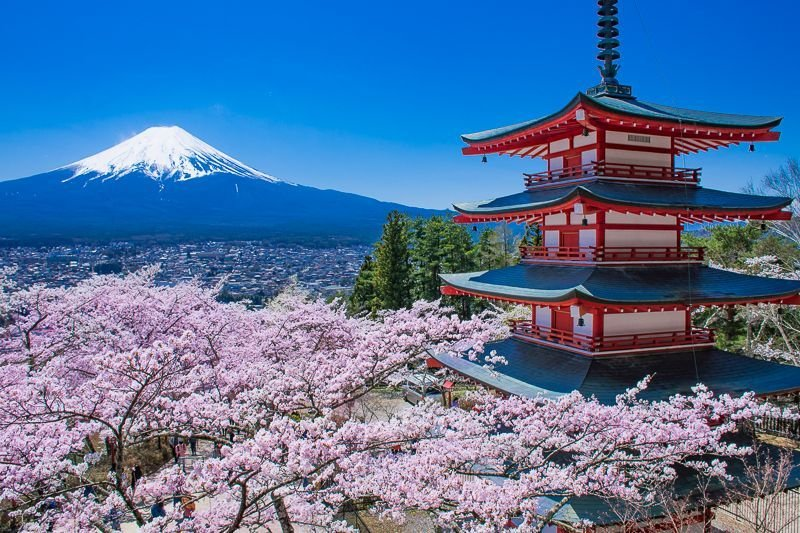
#> input picture images/fuji.jpg, 800 x 533 px
$ python learn07_spaces.py
#> lines starting #> are read from the running program, lines starting #| are printed output that depends on the picture
import cv2 as cv
import matplotlib.pyplot as plt

img = cv.imread("images/fuji.jpg")
#> img is the input picture: shape (533, 800, 3); mean B, G, R 156.9, 114.6, 83.4
img = cv.resize(img, (300, 300),interpolation=cv.INTER_CUBIC)
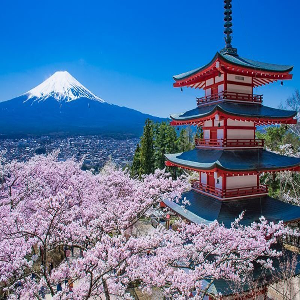
#> img: shape (300, 300, 3); mean B, G, R 156.9, 114.7, 83.4
cv.imshow("Fuji", img)


# !Cannot convert grayscale to HSV
# BGR to Grayscale
gray = cv.cvtColor(img, cv.COLOR_BGR2GRAY)
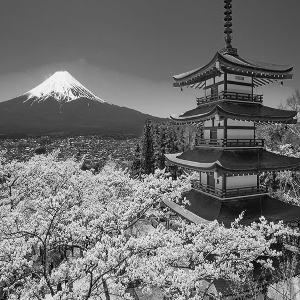
#> gray: shape (300, 300); min 0, max 255, mean 110.2
cv.imshow("Gray", gray)

# BGR to HSV
hsv = cv.cvtColor(img, cv.COLOR_BGR2HSV)
#> hsv: shape (300, 300, 3); mean H, S, V 112, 135.1, 164
cv.imshow("HSV", hsv)

# BGR to l*a*b
lab = cv.cvtColor(img, cv.COLOR_BGR2LAB)
#> lab: shape (300, 300, 3); mean of channels 0, 1, 2 124.1, 135.9, 104.9
cv.imshow("LAB", lab)

# BGR to RGB
rgb = cv.cvtColor(img, cv.COLOR_BGR2RGB)
cv.imshow("RGB", rgb)

plt.imshow(rgb)
plt.show()

# cv.waitKey(0)

$ run again, with images/model.jpg copied over images/fuji.jpg
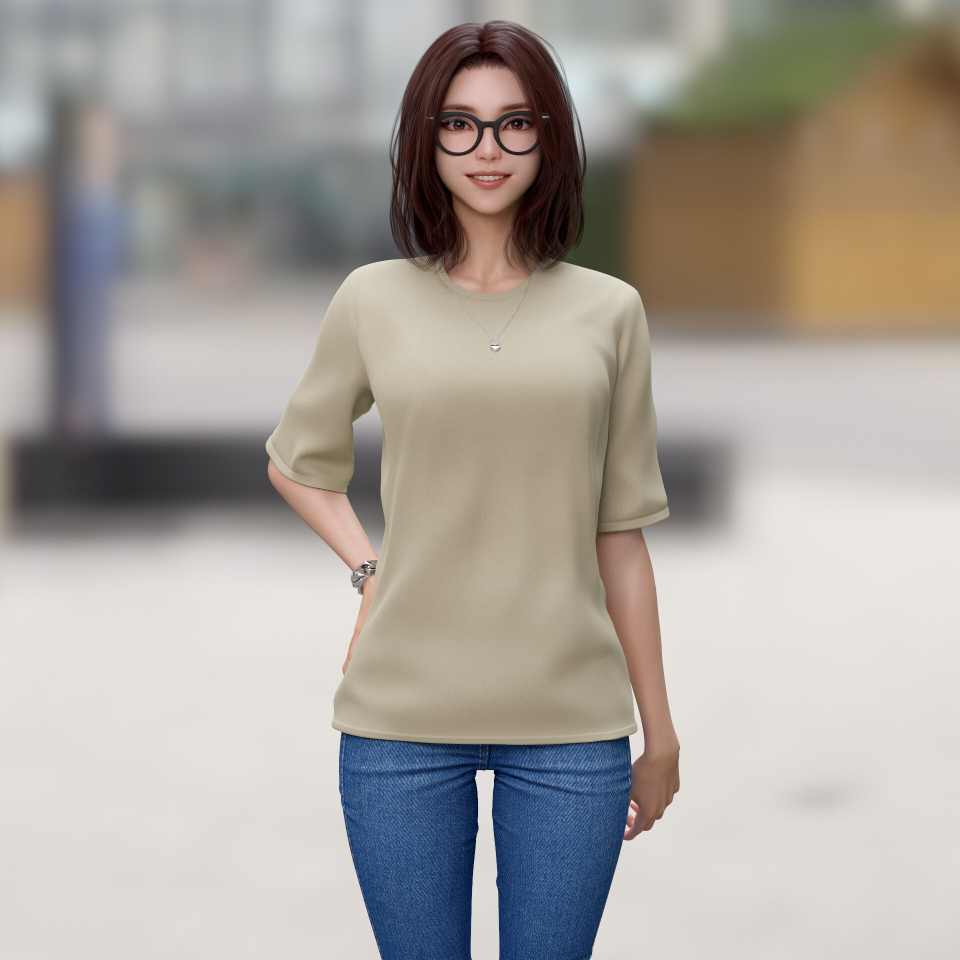
#> input picture images/model.jpg, 1920 x 1920 px (shown at 1/2 size)
#> img is the input picture: shape (1920, 1920, 3); mean B, G, R 156.1, 162.8, 168.6
#> `img = cv.resize(img, (300, 300),interpolation=cv.INTER_CUBIC)`:
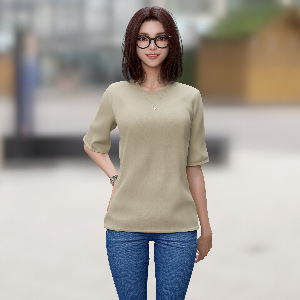
#> img: shape (300, 300, 3); mean B, G, R 156.1, 162.8, 168.6
#> `gray = cv.cvtColor(img, cv.COLOR_BGR2GRAY)`:
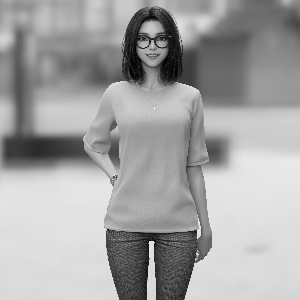
#> gray: shape (300, 300); min 0, max 254, mean 163.7
#> hsv: shape (300, 300, 3); mean H, S, V 36.7, 42.1, 173.9
#> lab: shape (300, 300, 3); mean of channels 0, 1, 2 170, 129.6, 132.4

$ run again, with images/parrot.jpg copied over images/fuji.jpg
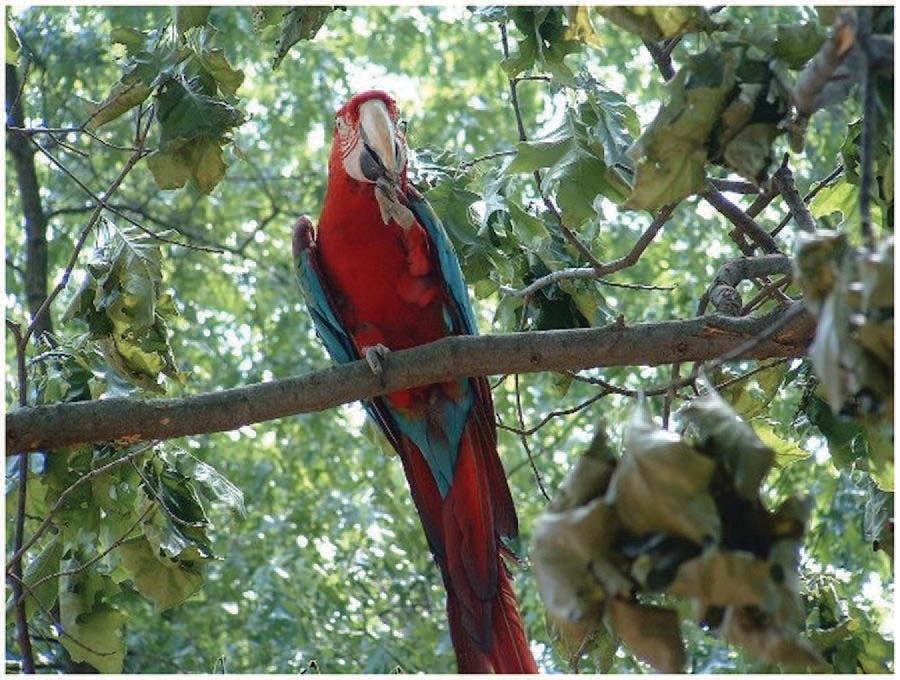
#> input picture images/parrot.jpg, 900 x 680 px
#> img is the input picture: shape (680, 900, 3); mean B, G, R 97.9, 120.9, 108.3
#> `img = cv.resize(img, (300, 300),interpolation=cv.INTER_CUBIC)`:
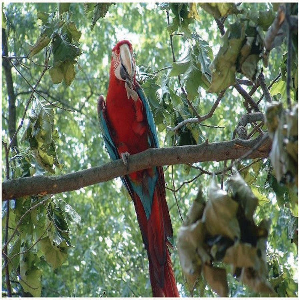
#> img: shape (300, 300, 3); mean B, G, R 98, 121, 108.4
#> `gray = cv.cvtColor(img, cv.COLOR_BGR2GRAY)`:
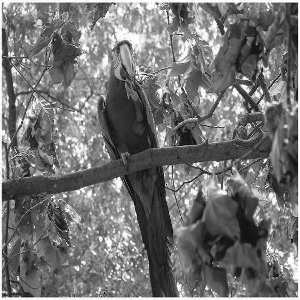
#> gray: shape (300, 300); min 1, max 255, mean 114.6
#> hsv: shape (300, 300, 3); mean H, S, V 59, 74.5, 125.8
#> lab: shape (300, 300, 3); mean of channels 0, 1, 2 124, 119.5, 139.5

$ run again, with images/best_president.jpeg copied over images/fuji.jpg
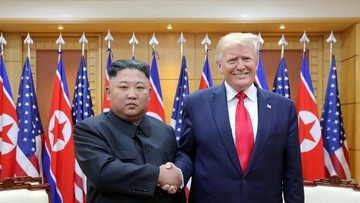
#> input picture images/best_president.jpeg, 360 x 203 px
#> img is the input picture: shape (203, 360, 3); mean B, G, R 101.6, 104.5, 133.5
#> `img = cv.resize(img, (300, 300),interpolation=cv.INTER_CUBIC)`:
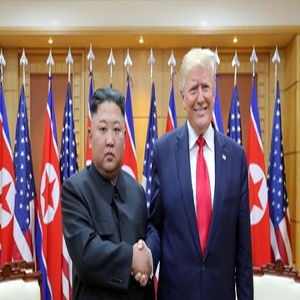
#> img: shape (300, 300, 3); mean B, G, R 101.6, 104.5, 133.5
#> `gray = cv.cvtColor(img, cv.COLOR_BGR2GRAY)`:
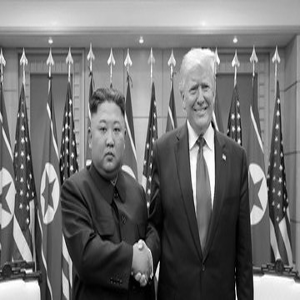
#> gray: shape (300, 300); min 0, max 255, mean 112.9
#> hsv: shape (300, 300, 3); mean H, S, V 65.7, 114.9, 148.2
#> lab: shape (300, 300, 3); mean of channels 0, 1, 2 119.9, 141.3, 134.7
